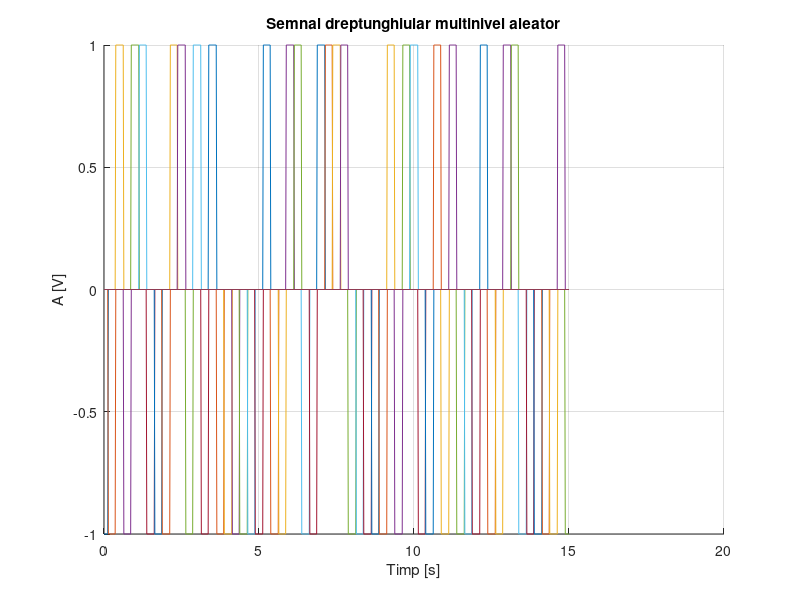

Here is the MATLAB script that generated this plot:
%Semnal dreptunghiular multinivel, aleator cu:
%Durata fiecarui nivel: 0,25 s;
%Nivelurile:
%a) {-1, 1}
%Rezolutie temporala 20ms
t=0:0.02:15;
niv = [ -1 1 ];
hold on
title('Semnal dreptunghiular multinivel aleator')
xlabel('Timp [s]')
ylabel('A [V]')
for n=0:0.25:40
y = datasample(niv, 1);
plot(t, y*rectpuls(t-n, 0.25))
end
grid 